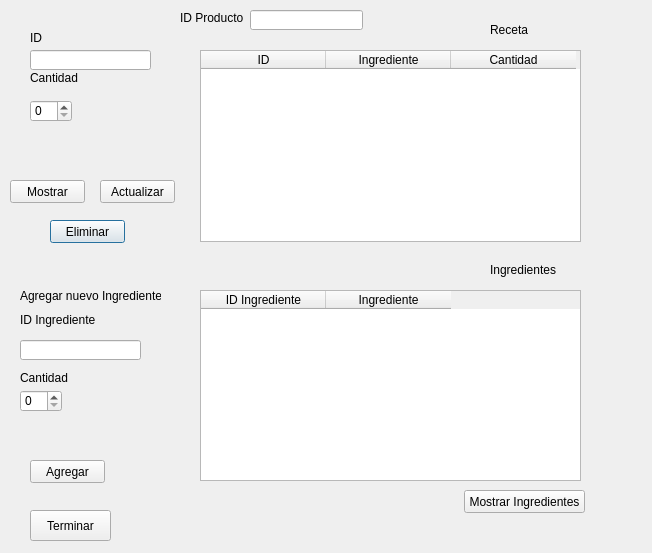
<?xml version="1.0" encoding="UTF-8"?>
<ui version="4.0">
 <class>Edit_Receta</class>
 <widget class="QDialog" name="Edit_Receta">
  <property name="geometry">
   <rect>
    <x>0</x>
    <y>0</y>
    <width>652</width>
    <height>553</height>
   </rect>
  </property>
  <property name="windowTitle">
   <string>Editar Receta</string>
  </property>
  <widget class="QLabel" name="label">
   <property name="geometry">
    <rect>
     <x>30</x>
     <y>30</y>
     <width>101</width>
     <height>16</height>
    </rect>
   </property>
   <property name="text">
    <string>ID</string>
   </property>
  </widget>
  <widget class="QLabel" name="label_2">
   <property name="geometry">
    <rect>
     <x>30</x>
     <y>70</y>
     <width>71</width>
     <height>16</height>
    </rect>
   </property>
   <property name="text">
    <string>Cantidad</string>
   </property>
  </widget>
  <widget class="QPushButton" name="pushButton_3">
   <property name="geometry">
    <rect>
     <x>50</x>
     <y>220</y>
     <width>75</width>
     <height>23</height>
    </rect>
   </property>
   <property name="text">
    <string>Eliminar</string>
   </property>
  </widget>
  <widget class="QLabel" name="label_7">
   <property name="geometry">
    <rect>
     <x>180</x>
     <y>10</y>
     <width>71</width>
     <height>16</height>
    </rect>
   </property>
   <property name="text">
    <string>ID Producto</string>
   </property>
  </widget>
  <widget class="QPushButton" name="x">
   <property name="geometry">
    <rect>
     <x>100</x>
     <y>180</y>
     <width>75</width>
     <height>23</height>
    </rect>
   </property>
   <property name="text">
    <string>Actualizar</string>
   </property>
  </widget>
  <widget class="QPushButton" name="pushButton">
   <property name="geometry">
    <rect>
     <x>10</x>
     <y>180</y>
     <width>75</width>
     <height>23</height>
    </rect>
   </property>
   <property name="text">
    <string>Mostrar</string>
   </property>
  </widget>
  <widget class="QLineEdit" name="nombre_producto">
   <property name="geometry">
    <rect>
     <x>30</x>
     <y>50</y>
     <width>121</width>
     <height>20</height>
    </rect>
   </property>
  </widget>
  <widget class="QLineEdit" name="id_producto">
   <property name="geometry">
    <rect>
     <x>250</x>
     <y>10</y>
     <width>113</width>
     <height>20</height>
    </rect>
   </property>
  </widget>
  <widget class="QTableWidget" name="tableWidget">
   <property name="geometry">
    <rect>
     <x>200</x>
     <y>50</y>
     <width>381</width>
     <height>192</height>
    </rect>
   </property>
   <attribute name="horizontalHeaderDefaultSectionSize">
    <number>125</number>
   </attribute>
   <column>
    <property name="text">
     <string>ID</string>
    </property>
   </column>
   <column>
    <property name="text">
     <string>Ingrediente</string>
    </property>
   </column>
   <column>
    <property name="text">
     <string>Cantidad</string>
    </property>
   </column>
  </widget>
  <widget class="QSpinBox" name="spinBox">
   <property name="geometry">
    <rect>
     <x>30</x>
     <y>100</y>
     <width>42</width>
     <height>22</height>
    </rect>
   </property>
  </widget>
  <widget class="QPushButton" name="pushButton_4">
   <property name="geometry">
    <rect>
     <x>30</x>
     <y>460</y>
     <width>75</width>
     <height>23</height>
    </rect>
   </property>
   <property name="text">
    <string>Agregar</string>
   </property>
  </widget>
  <widget class="QLineEdit" name="nombre_producto_2">
   <property name="geometry">
    <rect>
     <x>20</x>
     <y>340</y>
     <width>121</width>
     <height>20</height>
    </rect>
   </property>
  </widget>
  <widget class="QLabel" name="label_4">
   <property name="geometry">
    <rect>
     <x>20</x>
     <y>370</y>
     <width>71</width>
     <height>16</height>
    </rect>
   </property>
   <property name="text">
    <string>Cantidad</string>
   </property>
  </widget>
  <widget class="QLabel" name="label_3">
   <property name="geometry">
    <rect>
     <x>20</x>
     <y>280</y>
     <width>141</width>
     <height>31</height>
    </rect>
   </property>
   <property name="text">
    <string>Agregar nuevo Ingrediente</string>
   </property>
  </widget>
  <widget class="QSpinBox" name="spinBox_2">
   <property name="geometry">
    <rect>
     <x>20</x>
     <y>390</y>
     <width>42</width>
     <height>22</height>
    </rect>
   </property>
  </widget>
  <widget class="QLabel" name="label_5">
   <property name="geometry">
    <rect>
     <x>20</x>
     <y>310</y>
     <width>81</width>
     <height>20</height>
    </rect>
   </property>
   <property name="text">
    <string>ID Ingrediente</string>
   </property>
  </widget>
  <widget class="QTableWidget" name="tableWidget_2">
   <property name="geometry">
    <rect>
     <x>200</x>
     <y>290</y>
     <width>381</width>
     <height>191</height>
    </rect>
   </property>
   <attribute name="horizontalHeaderDefaultSectionSize">
    <number>125</number>
   </attribute>
   <column>
    <property name="text">
     <string>ID Ingrediente</string>
    </property>
   </column>
   <column>
    <property name="text">
     <string>Ingrediente</string>
    </property>
   </column>
  </widget>
  <widget class="QLabel" name="label_6">
   <property name="geometry">
    <rect>
     <x>490</x>
     <y>260</y>
     <width>81</width>
     <height>20</height>
    </rect>
   </property>
   <property name="text">
    <string>Ingredientes</string>
   </property>
  </widget>
  <widget class="QPushButton" name="pushButton_5">
   <property name="geometry">
    <rect>
     <x>464</x>
     <y>490</y>
     <width>121</width>
     <height>23</height>
    </rect>
   </property>
   <property name="text">
    <string>Mostrar Ingredientes</string>
   </property>
  </widget>
  <widget class="QLabel" name="label_8">
   <property name="geometry">
    <rect>
     <x>490</x>
     <y>20</y>
     <width>81</width>
     <height>20</height>
    </rect>
   </property>
   <property name="text">
    <string>Receta</string>
   </property>
  </widget>
  <widget class="QPushButton" name="pushButton_2">
   <property name="geometry">
    <rect>
     <x>30</x>
     <y>510</y>
     <width>81</width>
     <height>31</height>
    </rect>
   </property>
   <property name="text">
    <string>Terminar</string>
   </property>
  </widget>
 </widget>
 <resources/>
 <connections/>
</ui>
